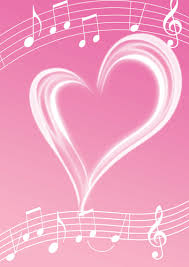
#> input picture python/gazousyori/a.jpg, 189 x 267 px
$ python sharp.py   (Python 2 division)
#> lines starting #> are read from the running program, lines starting #| are printed output that depends on the picture
#encoding=utf-8

import cv2
import numpy as np

image = cv2.imread("a.jpg")
#> image is the input picture: shape (267, 189, 3); mean B, G, R 195.5, 163.5, 241.8
x, y = image.shape[0], image.shape[1]
#> x = 267; y = 189
cv2.imshow("a.jpg", image)

print image[100,100]
#| [180 135 238]
for i in xrange(x):
    for j in xrange(y):
        px = image[i,j]
        r, g, b = px
        if r < 250 and g < 240 and b < 250:
            image.itemset((i, j, 0), 171)
            image.itemset((i, j, 1), 115)
            image.itemset((i, j, 2), 234)
        else:
            image.itemset((i, j, 0), 255)
            image.itemset((i, j, 1), 255)
            image.itemset((i, j, 2), 255)
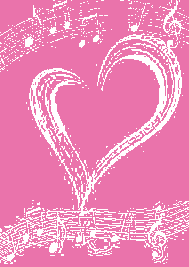
#> image: shape (267, 189, 3); mean B, G, R 185.8, 139.6, 237.7

cv2.imshow("a.jpg", image)
cv2.imwrite("a-1.png", image)
cv2.waitKey()
